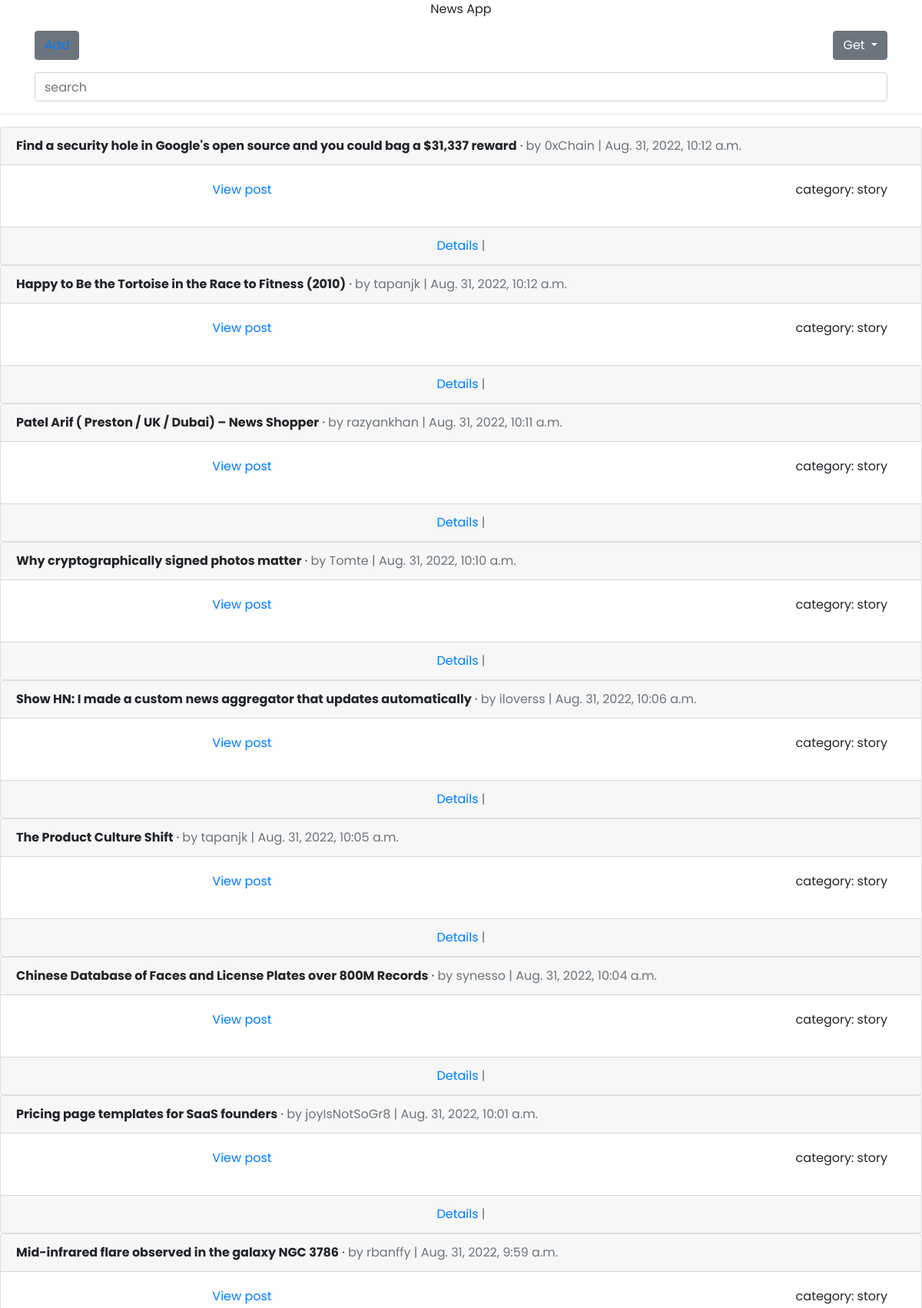
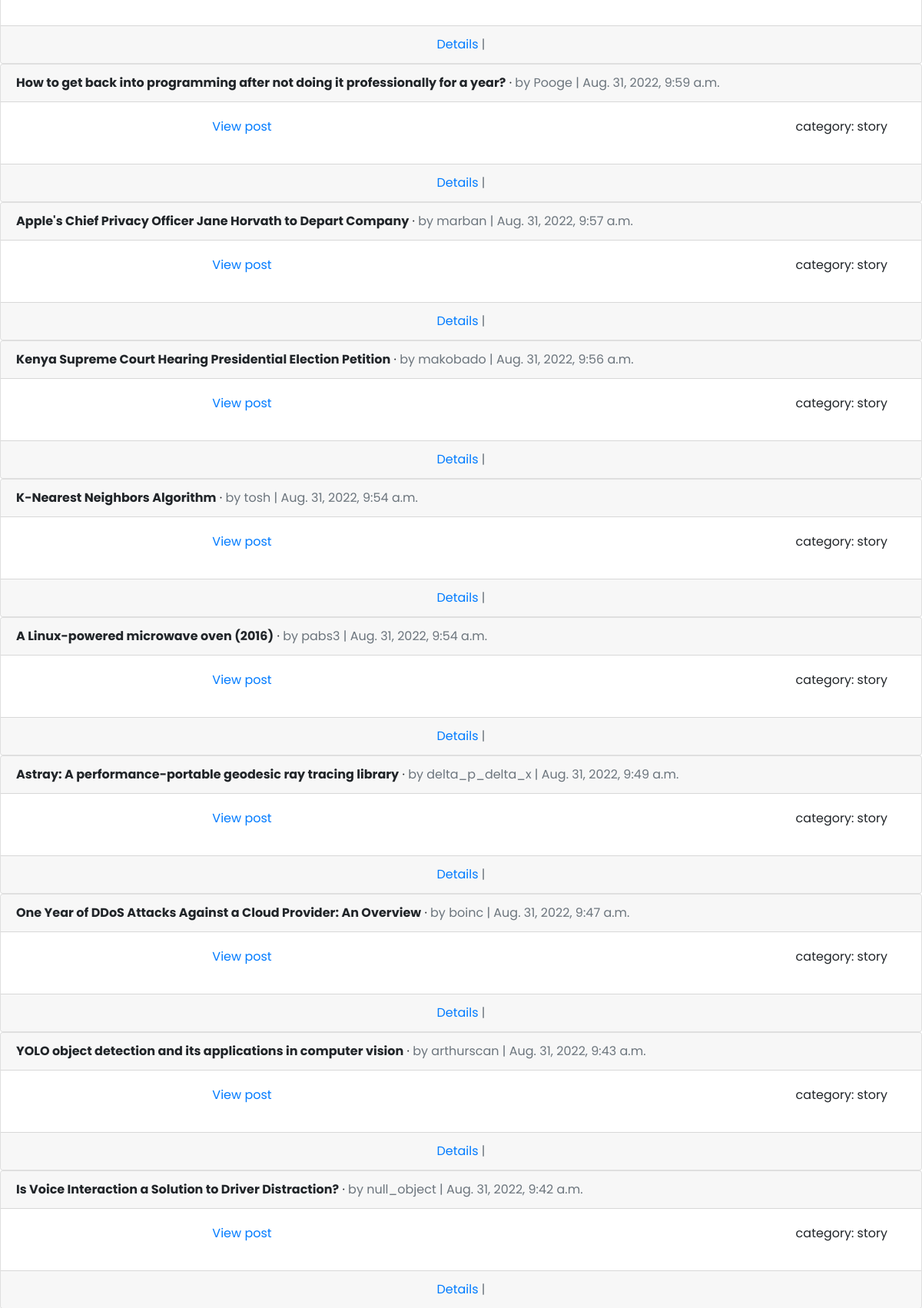
Screenshot of /news/?page=2 (upper part) with the database file from the repository (2 pictures, top to bottom).
### apiapp/models.py (models this page shows, shortened)
class News(models.Model):
    title = models.CharField(max_length=200, blank = True, null = True)
    hackernews_id = models.BigIntegerField(unique=True, primary_key=True)
    time = UCDateTimeField(default=datetime.now)
    category = models.CharField(max_length=50, blank = True, null = True)
    post_url = models.CharField(max_length=200, blank = True, null = True, default='http://stoplight.io/prism/')
    author = models.CharField(max_length=50, blank = True, null = True)
    path = models.CharField(max_length=50, blank = True, null = True, default='user')

### apiapp/views.py (the view)
# urls.py: path('', home, name='home'),
def home(request):
    all_posts = News.objects.all().order_by('-time')
    comments = Comment.objects.all()
    page = request.GET.get('page', 1)
    paginator = Paginator(all_posts, 20)
    try:
        posts = paginator.page(page)
    except PageNotAnInteger:
        posts = paginator.page(1)
    except EmptyPage:
        posts = paginator.page(paginator.num_pages)
    context ={
        "posts": posts,
        "comments": comments
    }
    return render(request, 'news_api/home.html', context)

### templates/news_api/home.html (shortened to what this page needs)
<!DOCTYPE html>
<html lang="en">
<head>
   <link rel="stylesheet" href="https://cdn.jsdelivr.net/npm/bootstrap@4.6.2/dist/css/bootstrap.min.css">
</head>
<body>
<p class="text-center">News App</p>
<div class="container">
  <div class="row">
    <div class="col-6">
      <div>
  <button class="btn btn-secondary" href="{% url 'add_post' %}" >
    <a href="{% url 'add_post' %}">Add</a>
  </button>
</div>
    </div>
    <div class="col-6">
      <div class="dropdown text-right">
  <button class="btn btn-secondary dropdown-toggle" type="button" data-toggle="dropdown" aria-expanded="false">
    Get
  </button>
</div>
    </div>
    <div class="col-12 pt-3">
      <form action="{% url 'search' %}" method="get">
              <input type="search" name="query" placeholder="search" aria-label="search" class="form-control">
            </form>
    </div>
  </div>
</div>
<hr>
{% for post in posts %}
  <div class="card">
    <div class="card-header">
      <span class="font-weight-bold">{{ post.title }}</span> &middot;
      <span class="text-muted">by {{ post.author }} |
      {{ post.time }}</span>
    </div>
    <div class="card-body">
      <div class="container">
        <div class="row">
          <div class="col-6">
      <p class="text-center"><a href="{{ post.post_url }}">View post</a></p>
          </div>
          <div class="col-6">
                  <p class="text-right"> category: {{ post.category }}</p>
          </div>
        </div>
      </div>
    </div>
    {% if post.path == 'user' %}
    <div class="card-footer text-center text-muted">
        <a href="{% url 'post_detail' post.pk %}">Details</a>
    </div>
    {% else %}
    <div class="card-footer text-center text-muted">
        <a href="{% url 'post_detail' post.pk %}">Details</a> |
    </div>
    {% endif %}
  </div>
{% endfor %}
</body>
</html>

### templates/news_api/home.html (style rules this page uses)
body { font-family:'Poppins'; }

### rows the page displays
News: title "Find a security hole in Google's open source and you could bag a $31,337 reward", author "0xChain", time "Aug. 31, 2022, 10:12 a.m.", category "story", path "Details"
News: title "Happy to Be the Tortoise in the Race to Fitness (2010)", author "tapanjk", time "Aug. 31, 2022, 10:12 a.m.", category "story", path "Details"
News: title "Patel Arif ( Preston / UK / Dubai) – News Shopper", author "razyankhan", time "Aug. 31, 2022, 10:11 a.m.", category "story", path "Details"
News: title "Why cryptographically signed photos matter", author "Tomte", time "Aug. 31, 2022, 10:10 a.m.", category "story", path "Details"
News: title "Show HN: I made a custom news aggregator that updates automatically", author "iloverss", time "Aug. 31, 2022, 10:06 a.m.", category "story", path "Details"
News: title "The Product Culture Shift", author "tapanjk", time "Aug. 31, 2022, 10:05 a.m.", category "story", path "Details"
News: title "Chinese Database of Faces and License Plates over 800M Records", author "synesso", time "Aug. 31, 2022, 10:04 a.m.", category "story", path "Details"
News: title "Pricing page templates for SaaS founders", author "joyIsNotSoGr8", time "Aug. 31, 2022, 10:01 a.m.", category "story", path "Details"
News: title "Mid-infrared flare observed in the galaxy NGC 3786", author "rbanffy", time "Aug. 31, 2022, 9:59 a.m.", category "story", path "Details"
News: title "How to get back into programming after not doing it professionally for a year?", author "Pooge", time "Aug. 31, 2022, 9:59 a.m.", category "story", path "Details"
News: title "Apple's Chief Privacy Officer Jane Horvath to Depart Company", author "marban", time "Aug. 31, 2022, 9:57 a.m.", category "story", path "Details"
News: title "Kenya Supreme Court Hearing Presidential Election Petition", author "makobado", time "Aug. 31, 2022, 9:56 a.m.", category "story", path "Details"
News: title "K-Nearest Neighbors Algorithm", author "tosh", time "Aug. 31, 2022, 9:54 a.m.", category "story", path "Details"
News: title "A Linux-powered microwave oven (2016)", author "pabs3", time "Aug. 31, 2022, 9:54 a.m.", category "story", path "Details"
News: title "Astray: A performance-portable geodesic ray tracing library", author "delta_p_delta_x", time "Aug. 31, 2022, 9:49 a.m.", category "story", path "Details"
News: title "One Year of DDoS Attacks Against a Cloud Provider: An Overview", author "boinc", time "Aug. 31, 2022, 9:47 a.m.", category "story", path "Details"
News: title "YOLO object detection and its applications in computer vision", author "arthurscan", time "Aug. 31, 2022, 9:43 a.m.", category "story", path "Details"
News: title "Is Voice Interaction a Solution to Driver Distraction?", author "null_object", time "Aug. 31, 2022, 9:42 a.m.", category "story", path "Details"
